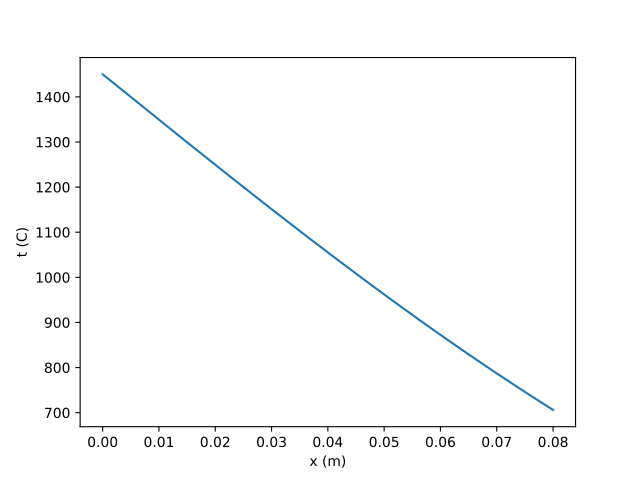

The script that drew this image:
import numpy as np
import os
from Functions.UnsteadyStateConduction import t_x_for_constant_t_w
import matplotlib.pyplot as plt

t_0 = 20
t_w = 1450
x_list = np.linspace(0, 80e-3, 1000)
tau = 2 * 3600
a = 0.89e-6

t_list = np.zeros(len(x_list))
for i, x in enumerate(x_list):
    t = t_x_for_constant_t_w(x, tau, t_0, t_w, a)
    t_list[i] = t

fig, ax = plt.subplots()
ax.plot(x_list, t_list)
ax.set_xlabel('x (m)')
ax.set_ylabel('t (C)')
name = os.path.basename(__file__).split(".")[0]
plt.savefig(f'./{name}.pdf')
plt.show()
